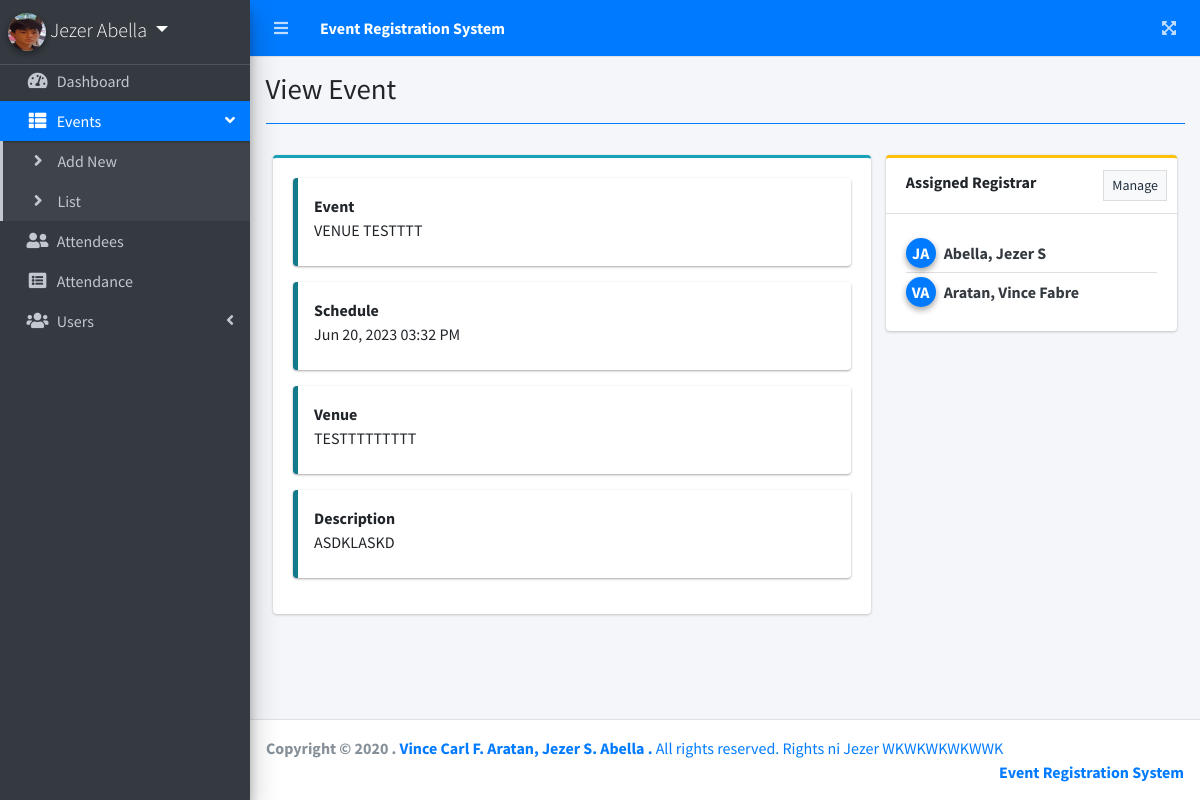
The app's page /admin/index.php?page=view_event&id=6 (signed in) with its own data.
### tables this page shows
CREATE TABLE `assigned_registrar` (
  `id` int(30) NOT NULL,
  `event_id` int(30) NOT NULL,
  `user_id` int(30) NOT NULL
);

CREATE TABLE `users` (
  `id` int(30) NOT NULL,
  `firstname` varchar(200) NOT NULL,
  `lastname` varchar(200) NOT NULL,
  `middlename` varchar(200) NOT NULL,
  `contact` varchar(100) NOT NULL,
  `address` text NOT NULL,
  `email` varchar(200) NOT NULL,
  `password` text NOT NULL,
  `type` tinyint(1) NOT NULL DEFAULT 2 COMMENT '1=Admin,2= users',
  `avatar` text NOT NULL,
  `date_created` datetime NOT NULL DEFAULT current_timestamp()
);

### admin/view_event.php (the view, shortened to what this page needs)
<?php
include 'db_connect.php' ;
?>
<div class="col-lg-12">
	<div class="row">
		<div class="col-md-8">
			<div class="card card-outline card-info">
				<div class="card-body">
					<div class="">
						<dl class="callout callout-info">
							<dt>Event</dt>
							<dd><?php echo ucwords($event) ?></dd>
						</dl>
						<dl class="callout callout-info">
							<dt>Schedule</dt>
							<dd><?php echo date("M d, Y h:i A",strtotime($event_datetime)) ?></dd>
						</dl>
						<dl class="callout callout-info">
							<dt>Venue</dt>
							<dd><?php echo ucwords($venue) ?></dd>
						</dl>
						<dl class="callout callout-info">
							<dt>Description</dt>
							<dd><?php echo html_entity_decode($description) ?></dd>
						</dl>
					</div>
				</div>
			</div>
		</div>
		<div class="col-md-4">
			<div class="card card-outline card-warning">
				<div class="card-header">
					<b>Assigned Registrar</b>
					<div class="card-tools">
						<button class="btn btn-sm btn-flat btn-default bg-light" id="manage-registrar" type="button">Manage</button>
					</div>
				</div>
				<div class="card-body">
					<ul class="nav flex-column">
						<?php
						$r = $conn->query("SELECT ar.*,concat(u.lastname,', ',u.firstname,' ',u.middlename) as name,u.firstname,u.lastname FROM assigned_registrar ar inner join users u on u.id = ar.user_id where event_id = {$_GET['id']} order by concat(u.lastname,', ',u.firstname,' ',u.middlename) asc");
						while($row=$r->fetch_assoc()):
						?>
						<li class="nav-item text-dark">
							<div class="d-flex align-items-center py-1">
								<span class="brand-image mr-2 img-circle elevation-2 d-flex justify-content-center align-items-center bg-primary text-white font-weight-500" style="width: 30px;height:30px"><b><?php echo strtoupper(substr($row['firstname'], 0,1).substr($row['lastname'], 0,1)) ?></b></span>
								<span><b><?php echo ucwords($row['name']) ?></b></span>
							</div>
						</li>
						<?php endwhile; ?>
					</ul>
				</div>
			</div>
		</div>
	</div>
</div>

### records on screen
assigned_registrar: user.lastname "JA", name "Abella, Jezer S"
assigned_registrar: user.lastname "VA", name "Aratan, Vince Fabre"

### other values on screen
$_SESSION['login_firstname'].' '.$_SESSION['login_lastname'] "Jezer Abella"
$title "View Event"
$event "VENUE TESTTTT"
date("M d, Y h:i A",strtotime($event_datetime)) "Jun 20, 2023 03:32 PM"
$venue "TESTTTTTTTTT"
html_entity_decode($description) "ASDKLASKD"
